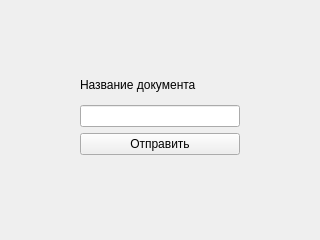
<?xml version="1.0" encoding="UTF-8"?>
<ui version="4.0">
 <class>DocumentForm</class>
 <widget class="QWidget" name="DocumentForm">
  <property name="geometry">
   <rect>
    <x>0</x>
    <y>0</y>
    <width>320</width>
    <height>240</height>
   </rect>
  </property>
  <property name="windowTitle">
   <string>Form</string>
  </property>
  <widget class="QWidget" name="verticalLayoutWidget">
   <property name="geometry">
    <rect>
     <x>80</x>
     <y>70</y>
     <width>160</width>
     <height>85</height>
    </rect>
   </property>
   <layout class="QVBoxLayout" name="verticalLayout">
    <item>
     <widget class="QLabel" name="label">
      <property name="text">
       <string>Название документа</string>
      </property>
     </widget>
    </item>
    <item>
     <widget class="QLineEdit" name="lineEdit"/>
    </item>
    <item>
     <widget class="QPushButton" name="pushButton">
      <property name="text">
       <string>Отправить</string>
      </property>
     </widget>
    </item>
   </layout>
  </widget>
 </widget>
 <resources/>
 <connections/>
</ui>
